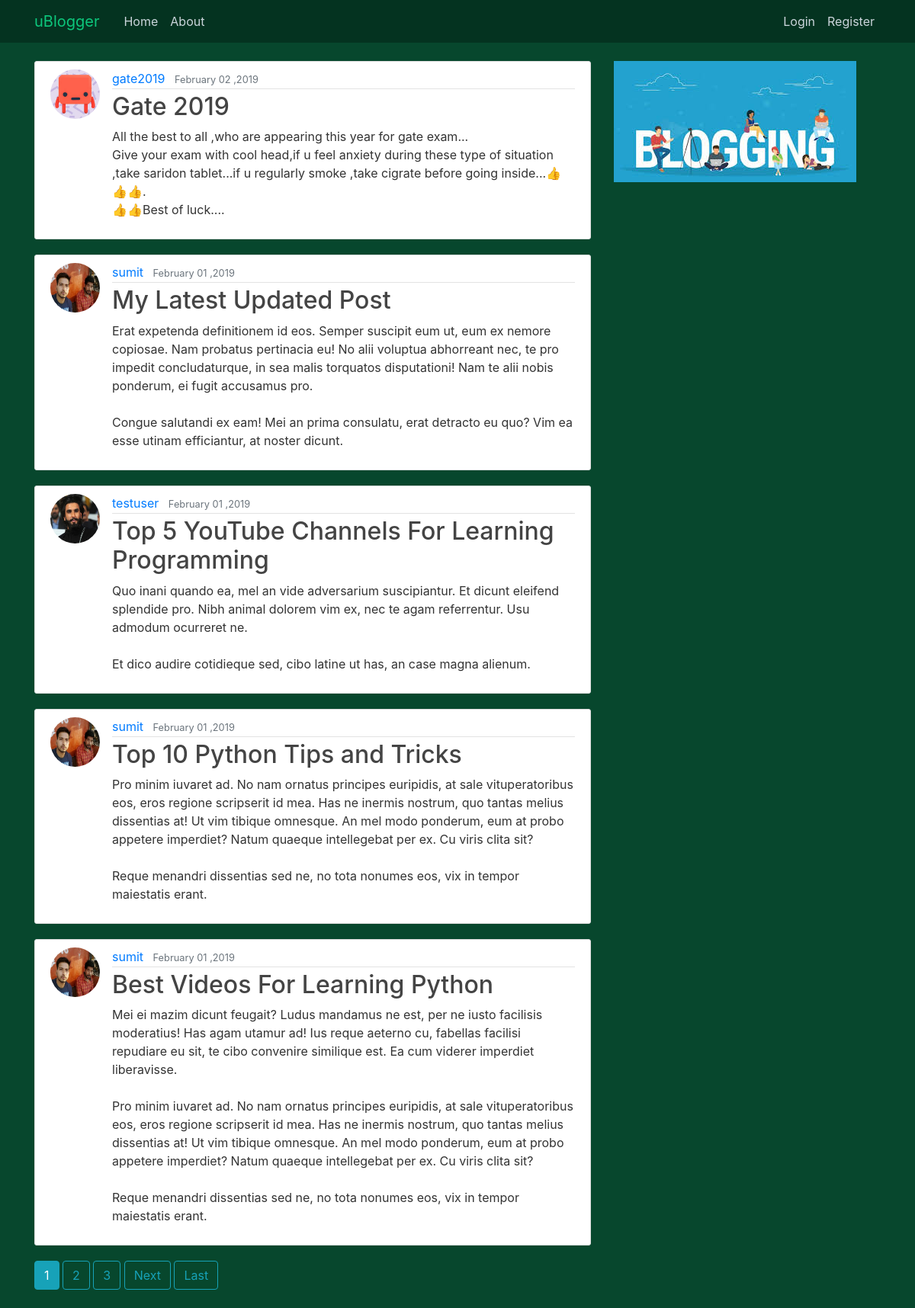
The page / on the database its author committed.
### blog/models.py (models this page shows, shortened)
class Post(models.Model):
	title=models.CharField(max_length=100)
	content=models.TextField()
	date_posted=models.DateTimeField(default=timezone.now)
	author=models.ForeignKey(User, on_delete=models.CASCADE)

### users/models.py (models this page shows, shortened)
class Profile(models.Model):
    user = models.OneToOneField(User, on_delete=models.CASCADE)
    image = models.ImageField(default='default.jpg', upload_to='profile_pics')

### blog/views.py (the view)
# urls.py: path('', PostListView.as_view(), name='blog-home'),
class PostListView(ListView):
    model = Post
    template_name = 'blog/home.html'    # <app>/<model>_<viewtype>.html
    context_object_name= 'posts'
    ordering = ['-date_posted']   #for newest to oldest  & for oldest to newest= date_posted
    paginate_by = 5 #pagination attribute

### blog/templates/blog/home.html (shortened to what this page needs)
{% extends "blog/base.html" %}
{% block content %}
	{% for post in posts %}
		<article class="media content-section">
		  <img class="rounded-circle article-img" src="{{ post.author.profile.image.url }}">
		  <div class="media-body">
		    <div class="article-metadata">
		      <a class="mr-2" href="{% url 'user-posts' post.author.username %}">{{ post.author }}</a>
		      <small class="text-muted">{{ post.date_posted|date:"F d ,Y" }}</small>
		    </div>
		    <h2><a class="article-title" href="{% url 'post-detail' post.id %}">{{ post.title }}</a></h2>
		    <p class="article-content">{{ post.content }}</p>
		  </div>
		</article>
	{% endfor %}
	{% if is_paginated %}
		{% for num in page_obj.paginator.page_range %}
			{% if page_obj.number == num %}
				<a class="btn btn-info mb-4" href="?page={{ num }}">{{ num }}</a>
			{% elif num > page_obj.number|add:'-3' and num < page_obj.number|add:'3'%}
				<a class="btn btn-outline-info mb-4" href="?page={{ num }}">{{ num }}</a>
			{% endif %}
		{% endfor %}
		{% if page_obj.has_next %}
			<a class="btn btn-outline-info mb-4" href="?page={{ page_obj.next_page_number }}">Next</a>
			<a class="btn btn-outline-info mb-4" href="?page={{ page_obj.paginator.num_pages }}">Last</a>
		{% endif %}
	{% endif %}
{% endblock content %}

### blog/templates/blog/base.html (shortened to what this page needs)
{% load static %}
<html>
<head>
    <link rel="stylesheet" href="https://stackpath.bootstrapcdn.com/bootstrap/4.1.2/css/bootstrap.min.css">
    <link rel="stylesheet" type="text/css" href="{% static 'blog/main.css' %}">
</head>
<body  style="background-color: #07472d;">
	<header class="site-header">
      <nav class="navbar navbar-expand-md navbar-light fixed-top" style="background-color: #043320;">
        <div class="container">
          <a class="navbar-brand mr-4" href="{% url 'index' %}" style="color: #0dc77c">uBlogger</a>
          <div class="collapse navbar-collapse" id="navbarToggle">
            <div class="navbar-nav mr-auto">
              <a class="nav-item nav-link" href="{% url 'blog-home' %}">Home</a>
              <a class="nav-item nav-link" href="{% url 'blog-about' %}">About</a>
            </div>
            <div class="navbar-nav">
              {% if user.is_authenticated %}
                <a class="nav-item nav-link" href="{% url 'post-create' %}">New Post</a>
                <a class="nav-item nav-link" href="{% url 'profile' %}">Profile</a>
                <a class="nav-item nav-link" href="{% url 'logout' %}">Logout</a>
              {% else %}
                <a class="nav-item nav-link" href="{% url 'login' %}">Login</a>
                <a class="nav-item nav-link" href="{% url 'register' %}">Register</a>
              {% endif %}
            </div>
          </div>
        </div>
      </nav>
	</header>
	<main role="main" class="container">
	  <div class="row">
	    <div class="col-md-8">
	      {% block content %}{% endblock %}
	    </div>
	    <div class="col-md-4">
				 <div id="carouselExampleFade" class="carousel slide carousel-fade" data-ride="carousel">
				  <div class="carousel-inner">
					<div class="carousel-item active">
					  <img src="{% static 'images/img1.jpeg' %}" class="d-block w-300" >
					</div>
				  </div>
				</div>
	    </div>
	  </div>
	</main>
</body>
</html>

### blog/static/blog/main.css (style rules this page uses)
body { background: #fafafa; color: #333333; margin-top: 5rem; }
h1, h2, h3, h4, h5, h6 { color: #444444; }
.site-header .navbar-nav .nav-link { color: #cbd5db; }
.content-section { background: #ffffff; padding: 10px 20px; border: 1px solid #dddddd; border-radius: 3px; margin-bottom: 20px; }
.article-title { color: #444444; }
.article-content { white-space: pre-line; }
.article-img { height: 65px; width: 65px; margin-right: 16px; }
.article-metadata { padding-bottom: 1px; margin-bottom: 4px; border-bottom: 1px solid #e3e3e3 }

### rows shown on the page
Post: author.profile.image (placeholder picture), author "gate2019", date_posted "February 02 ,2019", title "Gate 2019", content "All the best to all ,who are appearing this year for gate exam... Give your exam with cool head,if u feel anxiety during these type of situation ,take saridon tablet...if u regularly smoke ,take cigrate before going inside...👍👍👍. 👍👍Best of luck...."
Post: author.profile.image (picture), author "sumit", date_posted "February 01 ,2019", title "My Latest Updated Post", content "Erat expetenda definitionem id eos. Semper suscipit eum ut, eum ex nemore copiosae. Nam probatus pertinacia eu! No alii voluptua abhorreant nec, te pro impedit concludaturque, in sea malis torquatos disputationi! Nam te alii nobis ponderum, ei fugit accusamus pro. Congue salutandi ex eam! Mei an prima consulatu, erat detracto eu quo? Vim ea esse utinam efficiantur, at noster dicunt."
Post: author.profile.image (picture), author "testuser", date_posted "February 01 ,2019", title "Top 5 YouTube Channels For Learning Programming", content "Quo inani quando ea, mel an vide adversarium suscipiantur. Et dicunt eleifend splendide pro. Nibh animal dolorem vim ex, nec te agam referrentur. Usu admodum ocurreret ne. Et dico audire cotidieque sed, cibo latine ut has, an case magna alienum."
Post: author.profile.image (picture), author "sumit", date_posted "February 01 ,2019", title "Top 10 Python Tips and Tricks", content "Pro minim iuvaret ad. No nam ornatus principes euripidis, at sale vituperatoribus eos, eros regione scripserit id mea. Has ne inermis nostrum, quo tantas melius dissentias at! Ut vim tibique omnesque. An mel modo ponderum, eum at probo appetere imperdiet? Natum quaeque intellegebat per ex. Cu viris clita sit? Reque menandri dissentias sed ne, no tota nonumes eos, vix in tempor maiestatis erant."
Post: author.profile.image (picture), author "sumit", date_posted "February 01 ,2019", title "Best Videos For Learning Python", content "Mei ei mazim dicunt feugait? Ludus mandamus ne est, per ne iusto facilisis moderatius! Has agam utamur ad! Ius reque aeterno cu, fabellas facilisi repudiare eu sit, te cibo convenire similique est. Ea cum viderer imperdiet liberavisse. Pro minim iuvaret ad. No nam ornatus principes euripidis, at sale vituperatoribus eos, eros regione scripserit id mea. Has ne inermis nostrum, quo tantas melius dissentias at! Ut vim tibique omnesque. An mel modo ponderum, eum at probo appetere imperdiet? Natum quaeque intellegebat per ex. Cu viris clita sit? Reque menandri dissentias sed ne, no tota nonumes eos, vix in tempor maiestatis erant."

### other values the page prints
{{ num }} "1"
{{ num }} "2" "3"
